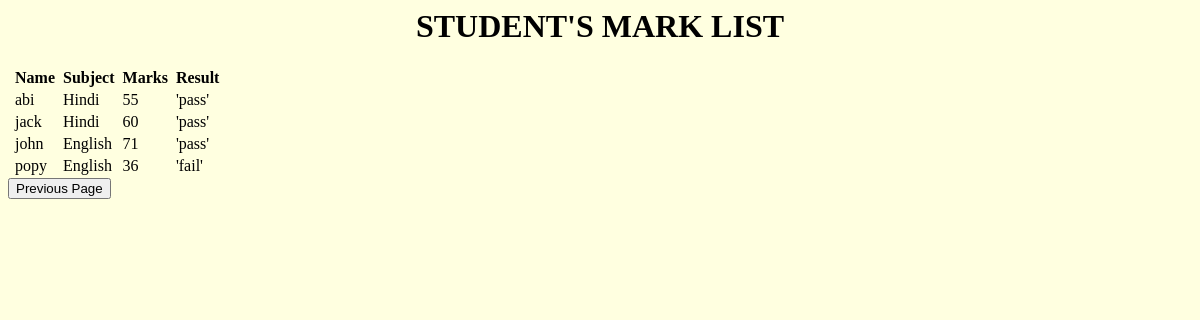
Before: /student_data/ with the older database file.
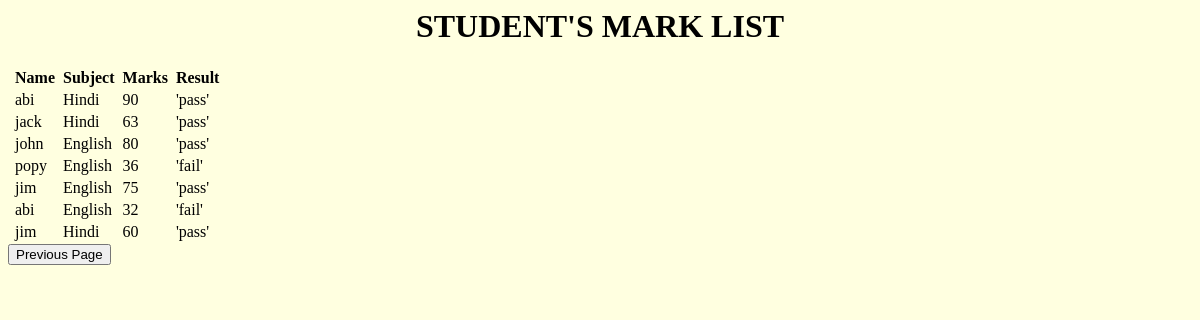
After: the same page with the newer database file.
### school_details/models.py (models this page shows, shortened)
class Mark(models.Model):
	user=models.ForeignKey('CustomUser',on_delete= models.CASCADE,related_name='user_set')
	subject=models.ForeignKey('Subject',on_delete= models.CASCADE,related_name='name_set')
	mark=models.IntegerField()
	date_submit=models.DateTimeField(auto_now=True, editable=False)

class CustomUser(AbstractUser):
	email=models.EmailField(max_length=100,unique=True)
	category = models.CharField(max_length=50, choices=CATEGORY_CHOICES, default='Teacher')

class Subject(models.Model):
	name = models.CharField(max_length=50)
	def __str__(self):
		return self.name

### school_details/views.py (the view)
# urls.py: path('student_data/',views.student_data,name='student_data'),
def student_data(request):
    data = Mark.objects.all()
    return render(request,'student_data.html',{'result':data})

### templates/student_data.html (shortened to what this page needs)
<!DOCTYPE >
<html>
<head>
</head>
<h1> STUDENT'S MARK LIST</h1>
<body>
<body>
{% block body %}
<table><head>
</head>
<body><head>
</head>
<table class="table table-striped table-dark">
  <thead>
    <tr>
      <th scope="row"></th>
      <th scope="col">Name</th>
      <th scope="row"></th>
      <th scope="col">Subject</th>
      <th scope="row"></th>
      <th scope="col">Marks</th>
      <th scope="row"></th>
      <th scope="col">Result</th>
    </tr>
  </thead>
  <tbody>
    <tr>
      {% for i in result %}
      <th scope="row"></th>
      <td>{{i.user}}</td>
      <th scope="row"></th>
      <td>{{i.subject}}</td>
      <th scope="row"></th>
      <td>{{i.mark}}</td>
      <th scope="row"></th>
      <td>
              {% if i.mark >= 50 %}
                  'pass'
              {% else %}
                  'fail'
              {% endif %}
           </td>
    </tr>
    {% endfor %}
{% endblock %}
  </tbody>
</table>
<input type=button value="Previous Page" onClick="javascript:history.go(-1);">
</html>
</body></table></body></body></html>

### templates/student_data.html (style rules this page uses)
body { background-color: lightyellow; }
h1 { color: black; text-align: center; }
h1 { color: white; text-align: center; }

Changed rows visible on the page:
changed Mark (number 1 of 7 on the later page): mark "55" → "90"
changed Mark "jack": mark "60" → "63"
changed Mark "john": mark "71" → "80"
added Mark: user "jim", subject "English", mark "75", shows "'pass'"
added Mark: user "abi", subject "English", mark "32", shows "'fail'"
added Mark: user "jim", subject "Hindi", mark "60", shows "'pass'"
